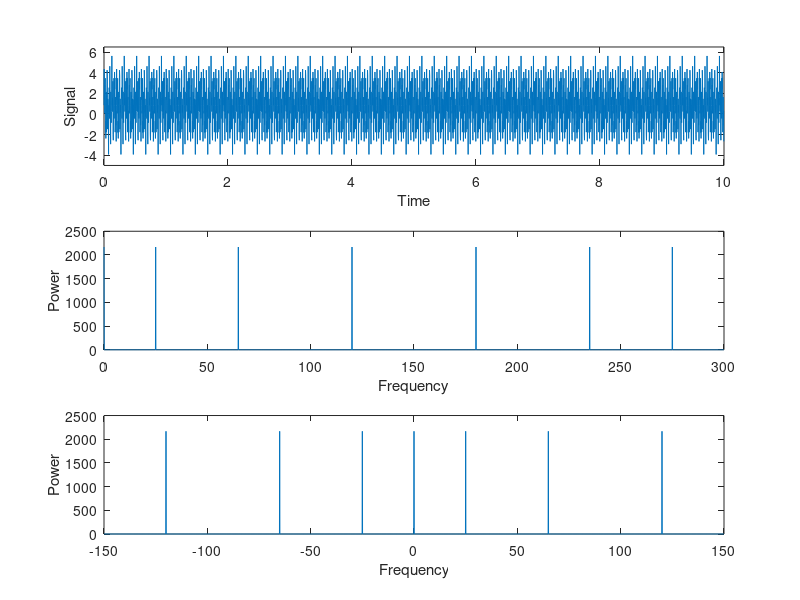

Recreate this plot in MATLAB.
%% START: Question-7
%clear old variables
clear; clc;

%load provided workspace
load('workspace/mysignal.mat');

Y = fft(x);                 %discrete fourier transform
n = length(x);              %number of samples
f = (0:n-1)*(fs/n);         %frequency range   
p = abs(Y).^2/n;            %power of the DFT

Y0 = fftshift(Y);           %shift Y values
f0 = (-n/2:n/2-1)*(fs/n);   %0-centered frequency range
p0 = abs(Y0).^2/n;          %0-centered power

%plot signal with specified labels
subplot(3,1,1), plot(t,x), xlabel('Time'), ylabel('Signal'), ylim([-5 6.5]);
subplot(3,1,2), plot(f,p), xlabel('Frequency'), ylabel('Power'), ylim([0 2500]);
subplot(3,1,3), plot(f0,p0), xlabel('Frequency'), ylabel('Power'), ylim([0 2500]);
% END: Question-7